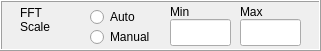
     <widget class="QFrame" name="frameScaleFft_3">
      <property name="geometry">
       <rect>
        <x>650</x>
        <y>520</y>
        <width>321</width>
        <height>51</height>
       </rect>
      </property>
      <property name="frameShape">
       <enum>QFrame::Box</enum>
      </property>
      <property name="frameShadow">
       <enum>QFrame::Raised</enum>
      </property>
      <widget class="QRadioButton" name="radioButtonFftAutoTripod">
       <property name="geometry">
        <rect>
         <x>90</x>
         <y>6</y>
         <width>61</width>
         <height>22</height>
        </rect>
       </property>
       <property name="text">
        <string>Auto</string>
       </property>
      </widget>
      <widget class="QRadioButton" name="radioButtonFftManualTripod">
       <property name="geometry">
        <rect>
         <x>90</x>
         <y>26</y>
         <width>81</width>
         <height>22</height>
        </rect>
       </property>
       <property name="text">
        <string>Manual</string>
       </property>
      </widget>
      <widget class="QLineEdit" name="lineEditFftMinTripod">
       <property name="geometry">
        <rect>
         <x>170</x>
         <y>19</y>
         <width>61</width>
         <height>27</height>
        </rect>
       </property>
      </widget>
      <widget class="QLabel" name="label_94">
       <property name="geometry">
        <rect>
         <x>170</x>
         <y>3</y>
         <width>51</width>
         <height>17</height>
        </rect>
       </property>
       <property name="text">
        <string>Min</string>
       </property>
      </widget>
      <widget class="QLabel" name="label_95">
       <property name="geometry">
        <rect>
         <x>240</x>
         <y>3</y>
         <width>51</width>
         <height>17</height>
        </rect>
       </property>
       <property name="text">
        <string>Max</string>
       </property>
      </widget>
      <widget class="QLineEdit" name="lineEditFftMaxTripod">
       <property name="geometry">
        <rect>
         <x>240</x>
         <y>19</y>
         <width>61</width>
         <height>27</height>
        </rect>
       </property>
      </widget>
      <widget class="QLabel" name="label_96">
       <property name="geometry">
        <rect>
         <x>20</x>
         <y>4</y>
         <width>51</width>
         <height>31</height>
        </rect>
       </property>
       <property name="text">
        <string>FFT Scale</string>
       </property>
       <property name="wordWrap">
        <bool>true</bool>
       </property>
      </widget>
      <zorder>radioButtonFftAutoTripod</zorder>
      <zorder>radioButtonFftManualTripod</zorder>
      <zorder>label_94</zorder>
      <zorder>label_95</zorder>
      <zorder>lineEditFftMaxTripod</zorder>
      <zorder>label_96</zorder>
      <zorder>lineEditFftMinTripod</zorder>
     </widget>
